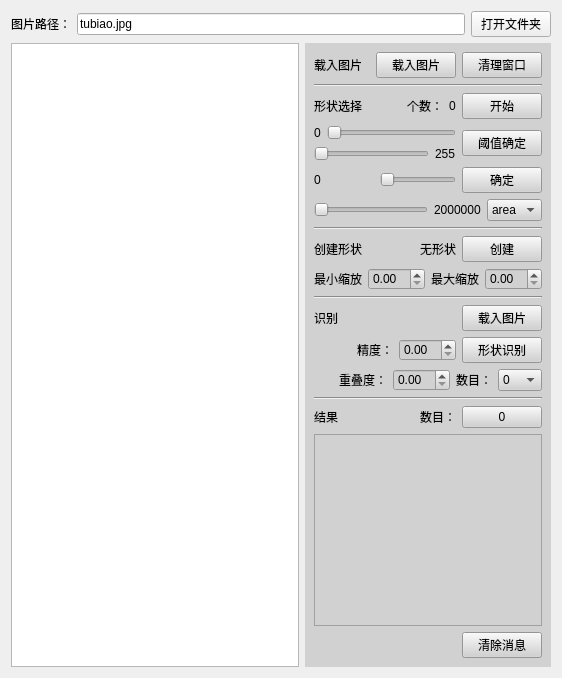
         <widget class="QWidget" name="tab_4">
          <attribute name="title">
           <string>形状匹配</string>
          </attribute>
          <layout class="QHBoxLayout" name="horizontalLayout_59">
           <item>
            <layout class="QVBoxLayout" name="verticalLayout_23">
             <item>
              <layout class="QHBoxLayout" name="horizontalLayout_42">
               <item>
                <widget class="QLabel" name="label_16">
                 <property name="text">
                  <string>图片路径：</string>
                 </property>
                </widget>
               </item>
               <item>
                <widget class="QLineEdit" name="lineEdit_fileshale">
                 <property name="text">
                  <string>tubiao.jpg</string>
                 </property>
                </widget>
               </item>
               <item>
                <widget class="QPushButton" name="pushButton_fileshape">
                 <property name="text">
                  <string>打开文件夹</string>
                 </property>
                </widget>
               </item>
              </layout>
             </item>
             <item>
              <layout class="QHBoxLayout" name="horizontalLayout_58" stretch="2,1">
               <item>
                <widget class="QGraphicsView" name="graphicsView_shape"/>
               </item>
               <item>
                <widget class="QWidget" name="widget_5" native="true">
                 <property name="font">
                  <font>
                   <family>Microsoft YaHei UI</family>
                   <pointsize>9</pointsize>
                   <bold>false</bold>
                  </font>
                 </property>
                 <property name="styleSheet">
                  <string notr="true">background-color: rgb(209, 209, 209);</string>
                 </property>
                 <layout class="QVBoxLayout" name="verticalLayout_22">
                  <item>
                   <layout class="QVBoxLayout" name="verticalLayout_21">
                    <item>
                     <layout class="QHBoxLayout" name="horizontalLayout_43">
                      <item>
                       <widget class="QLabel" name="label_39">
                        <property name="text">
                         <string>载入图片</string>
                        </property>
                       </widget>
                      </item>
                      <item>
                       <spacer name="horizontalSpacer_28">
                        <property name="orientation">
                         <enum>Qt::Orientation::Horizontal</enum>
                        </property>
                        <property name="sizeHint" stdset="0">
                         <size>
                          <width>40</width>
                          <height>20</height>
                         </size>
                        </property>
                       </spacer>
                      </item>
                      <item>
                       <widget class="QPushButton" name="pushButton_imageshape">
                        <property name="text">
                         <string>载入图片</string>
                        </property>
                       </widget>
                      </item>
                      <item>
                       <widget class="QPushButton" name="pushButton_clearshape">
                        <property name="text">
                         <string>清理窗口</string>
                        </property>
                       </widget>
                      </item>
                     </layout>
                    </item>
                    <item>
                     <widget class="Line" name="line_7">
                      <property name="orientation">
                       <enum>Qt::Orientation::Horizontal</enum>
                      </property>
                     </widget>
                    </item>
                    <item>
                     <layout class="QHBoxLayout" name="horizontalLayout_44">
                      <item>
                       <widget class="QLabel" name="label_28">
                        <property name="text">
                         <string>形状选择</string>
                        </property>
                       </widget>
                      </item>
                      <item>
                       <spacer name="horizontalSpacer_29">
                        <property name="orientation">
                         <enum>Qt::Orientation::Horizontal</enum>
                        </property>
                        <property name="sizeHint" stdset="0">
                         <size>
                          <width>40</width>
                          <height>20</height>
                         </size>
                        </property>
                       </spacer>
                      </item>
                      <item>
                       <widget class="QLabel" name="label_27">
                        <property name="text">
                         <string>个数：</string>
                        </property>
                       </widget>
                      </item>
                      <item>
                       <widget class="QLabel" name="label_shapenumber">
                        <property name="text">
                         <string>0</string>
                        </property>
                       </widget>
                      </item>
                      <item>
                       <widget class="QPushButton" name="pushButton_choiceshape">
                        <property name="text">
                         <string>开始</string>
                        </property>
                       </widget>
                      </item>
                     </layout>
                    </item>
                    <item>
                     <layout class="QHBoxLayout" name="horizontalLayout_47">
                      <item>
                       <layout class="QVBoxLayout" name="verticalLayout_20">
                        <item>
                         <layout class="QHBoxLayout" name="horizontalLayout_45">
                          <item>
                           <widget class="QLabel" name="label_shape1">
                            <property name="text">
                             <string>0</string>
                            </property>
                           </widget>
                          </item>
                          <item>
                           <widget class="QSlider" name="horizontalSlider_choiceshape1">
                            <property name="orientation">
                             <enum>Qt::Orientation::Horizontal</enum>
                            </property>
                           </widget>
                          </item>
                         </layout>
                        </item>
                        <item>
                         <layout class="QHBoxLayout" name="horizontalLayout_46">
                          <item>
                           <widget class="QSlider" name="horizontalSlider_choiceshape2">
                            <property name="orientation">
                             <enum>Qt::Orientation::Horizontal</enum>
                            </property>
                           </widget>
                          </item>
                          <item>
                           <widget class="QLabel" name="label_shape2">
                            <property name="text">
                             <string>255</string>
                            </property>
                           </widget>
                          </item>
                         </layout>
                        </item>
                       </layout>
                      </item>
                      <item>
                       <widget class="QPushButton" name="pushButton_11">
                        <property name="text">
                         <string>阈值确定</string>
                        </property>
                       </widget>
                      </item>
                     </layout>
                    </item>
                    <item>
                     <layout class="QHBoxLayout" name="horizontalLayout_48">
                      <item>
                       <widget class="QLabel" name="label_shapearea1">
                        <property name="minimumSize">
                         <size>
                          <width>60</width>
                          <height>0</height>
                         </size>
                        </property>
                        <property name="text">
                         <string>0</string>
                        </property>
                       </widget>
                      </item>
                      <item>
                       <widget class="QSlider" name="horizontalSlider_choiceshape3">
                        <property name="orientation">
                         <enum>Qt::Orientation::Horizontal</enum>
                        </property>
                       </widget>
                      </item>
                      <item>
                       <widget class="QPushButton" name="pushButton_choiceshape1">
                        <property name="text">
                         <string>确定</string>
                        </property>
                       </widget>
                      </item>
                     </layout>
                    </item>
                    <item>
                     <layout class="QHBoxLayout" name="horizontalLayout_49">
                      <item>
                       <widget class="QSlider" name="horizontalSlider_choiceshape4">
                        <property name="orientation">
                         <enum>Qt::Orientation::Horizontal</enum>
                        </property>
                       </widget>
                      </item>
                      <item>
                       <widget class="QLabel" name="label_shapearea2">
                        <property name="text">
                         <string>2000000</string>
                        </property>
                       </widget>
                      </item>
                      <item>
                       <widget class="QComboBox" name="comboBox_choiceshape">
                        <item>
                         <property name="text">
                          <string>area</string>
                         </property>
                        </item>
                       </widget>
                      </item>
                     </layout>
                    </item>
                    <item>
                     <widget class="Line" name="line_8">
                      <property name="orientation">
                       <enum>Qt::Orientation::Horizontal</enum>
                      </property>
                     </widget>
                    </item>
                    <item>
                     <layout class="QHBoxLayout" name="horizontalLayout_50">
                      <item>
                       <widget class="QLabel" name="label_33">
                        <property name="text">
                         <string>创建形状</string>
                        </property>
                       </widget>
                      </item>
                      <item>
                       <spacer name="horizontalSpacer_30">
                        <property name="orientation">
                         <enum>Qt::Orientation::Horizontal</enum>
                        </property>
                        <property name="sizeHint" stdset="0">
                         <size>
                          <width>40</width>
                          <height>20</height>
                         </size>
                        </property>
                       </spacer>
                      </item>
                      <item>
                       <widget class="QLabel" name="label_createshapemsg">
                        <property name="text">
                         <string>无形状</string>
                        </property>
                       </widget>
                      </item>
                      <item>
                       <widget class="QPushButton" name="pushButton_createshape">
                        <property name="text">
                         <string>创建</string>
                        </property>
                       </widget>
                      </item>
                     </layout>
                    </item>
                    <item>
                     <layout class="QHBoxLayout" name="horizontalLayout_51">
                      <item>
                       <widget class="QLabel" name="label_31">
                        <property name="text">
                         <string>最小缩放</string>
                        </property>
                       </widget>
                      </item>
                      <item>
                       <widget class="QDoubleSpinBox" name="doubleSpinBox_shapemin"/>
                      </item>
                      <item>
                       <widget class="QLabel" name="label_32">
                        <property name="text">
                         <string>最大缩放</string>
                        </property>
                       </widget>
                      </item>
                      <item>
                       <widget class="QDoubleSpinBox" name="doubleSpinBox_shapemax"/>
                      </item>
                     </layout>
                    </item>
                    <item>
                     <widget class="Line" name="line_9">
                      <property name="orientation">
                       <enum>Qt::Orientation::Horizontal</enum>
                      </property>
                     </widget>
                    </item>
                    <item>
                     <layout class="QHBoxLayout" name="horizontalLayout_57">
                      <item>
                       <widget class="QLabel" name="label_40">
                        <property name="text">
                         <string>识别</string>
                        </property>
                       </widget>
                      </item>
                      <item>
                       <spacer name="horizontalSpacer_34">
                        <property name="orientation">
                         <enum>Qt::Orientation::Horizontal</enum>
                        </property>
                        <property name="sizeHint" stdset="0">
                         <size>
                          <width>40</width>
                          <height>20</height>
                         </size>
                        </property>
                       </spacer>
                      </item>
                      <item>
                       <widget class="QPushButton" name="pushButton_18">
                        <property name="text">
                         <string>载入图片</string>
                        </property>
                       </widget>
                      </item>
                     </layout>
                    </item>
                    <item>
                     <layout class="QHBoxLayout" name="horizontalLayout_52">
                      <item>
                       <spacer name="horizontalSpacer_33">
                        <property name="orientation">
                         <enum>Qt::Orientation::Horizontal</enum>
                        </property>
                        <property name="sizeHint" stdset="0">
                         <size>
                          <width>40</width>
                          <height>20</height>
                         </size>
                        </property>
                       </spacer>
                      </item>
                      <item>
                       <widget class="QLabel" name="label_34">
                        <property name="text">
                         <string>精度：</string>
                        </property>
                       </widget>
                      </item>
                      <item>
                       <widget class="QDoubleSpinBox" name="doubleSpinBox_shapejindu"/>
                      </item>
                      <item>
                       <widget class="QPushButton" name="pushButton_shapefind">
                        <property name="text">
                         <string>形状识别</string>
                        </property>
                       </widget>
                      </item>
                     </layout>
                    </item>
                    <item>
                     <layout class="QHBoxLayout" name="horizontalLayout_53">
                      <item>
                       <spacer name="horizontalSpacer_35">
                        <property name="orientation">
                         <enum>Qt::Orientation::Horizontal</enum>
                        </property>
                        <property name="sizeHint" stdset="0">
                         <size>
                          <width>40</width>
                          <height>20</height>
                         </size>
                        </property>
                       </spacer>
                      </item>
                      <item>
                       <widget class="QLabel" name="label_36">
                        <property name="text">
                         <string>重叠度：</string>
                        </property>
                       </widget>
                      </item>
                      <item>
                       <widget class="QDoubleSpinBox" name="doubleSpinBox_shapechongdie"/>
                      </item>
                      <item>
                       <widget class="QLabel" name="label_35">
                        <property name="text">
                         <string>数目：</string>
                        </property>
                       </widget>
                      </item>
                      <item>
                       <widget class="QComboBox" name="comboBox_shapenb">
                        <item>
                         <property name="text">
                          <string>0</string>
                         </property>
                        </item>
                        <item>
                         <property name="text">
                          <string>1</string>
                         </property>
                        </item>
                        <item>
                         <property name="text">
                          <string>2</string>
                         </property>
                        </item>
                        <item>
                         <property name="text">
                          <string>3</string>
                         </property>
                        </item>
                        <item>
                         <property name="text">
                          <string>4</string>
                         </property>
                        </item>
                        <item>
                         <property name="text">
                          <string>5</string>
                         </property>
                        </item>
                        <item>
                         <property name="text">
                          <string>6</string>
                         </property>
                        </item>
                        <item>
                         <property name="text">
                          <string>7</string>
                         </property>
                        </item>
                        <item>
                         <property name="text">
                          <string>8</string>
                         </property>
                        </item>
                        <item>
                         <property name="text">
                          <string>9</string>
                         </property>
                        </item>
                        <item>
                         <property name="text">
                          <string>10</string>
                         </property>
                        </item>
                       </widget>
                      </item>
                     </layout>
                    </item>
                    <item>
                     <widget class="Line" name="line_10">
                      <property name="orientation">
                       <enum>Qt::Orientation::Horizontal</enum>
                      </property>
                     </widget>
                    </item>
                    <item>
                     <layout class="QHBoxLayout" name="horizontalLayout_54">
                      <item>
                       <widget class="QLabel" name="label_37">
                        <property name="text">
                         <string>结果</string>
                        </property>
                       </widget>
                      </item>
                      <item>
                       <spacer name="horizontalSpacer_31">
                        <property name="orientation">
                         <enum>Qt::Orientation::Horizontal</enum>
                        </property>
                        <property name="sizeHint" stdset="0">
                         <size>
                          <width>40</width>
                          <height>20</height>
                         </size>
                        </property>
                       </spacer>
                      </item>
                      <item>
                       <widget class="QLabel" name="label_38">
                        <property name="text">
                         <string>数目：</string>
                        </property>
                       </widget>
                      </item>
                      <item>
                       <widget class="QPushButton" name="pushButton_shapefindnb">
                        <property name="text">
                         <string>0</string>
                        </property>
                       </widget>
                      </item>
                     </layout>
                    </item>
                    <item>
                     <widget class="QTextEdit" name="textEdit_shape"/>
                    </item>
                    <item>
                     <layout class="QHBoxLayout" name="horizontalLayout_55">
                      <item>
                       <spacer name="horizontalSpacer_32">
                        <property name="orientation">
                         <enum>Qt::Orientation::Horizontal</enum>
                        </property>
                        <property name="sizeHint" stdset="0">
                         <size>
                          <width>40</width>
                          <height>20</height>
                         </size>
                        </property>
                       </spacer>
                      </item>
                      <item>
                       <widget class="QPushButton" name="pushButton_shapemsgclear">
                        <property name="text">
                         <string>清除消息</string>
                        </property>
                       </widget>
                      </item>
                     </layout>
                    </item>
                   </layout>
                  </item>
                 </layout>
                </widget>
               </item>
              </layout>
             </item>
            </layout>
           </item>
          </layout>
         </widget>
